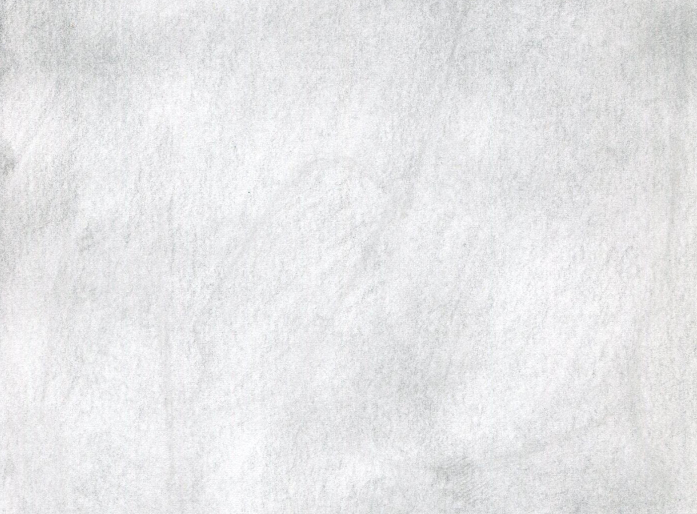
#> input picture asset/pencilsketch_bg.jpg, 1394 x 1028 px (shown at 1/2 size)
$ python -i '🎨Filter_Warna.py'   (imports and definitions only)
#> lines starting #> are read from the running program, lines starting #| are printed output that depends on the picture
import streamlit as st
import cv2
import numpy as np
from scipy.interpolate import UnivariateSpline
from PIL import Image
import io

# Global variable
original_image = None

# Mengatur judul halaman browser
# [15 lines not run here, left out]


# [52 lines left out: functions main, pencil_sketch, not called in this run]


def warming_filter(img_rgb):
    # """Menerapkan filter pemanasan pada citra"""
    incr_ch_lut = create_LUT_8UC1(
        [0, 64, 128, 192, 256], [0, 70, 140, 210, 256])
    decr_ch_lut = create_LUT_8UC1(
        [0, 64, 128, 192, 256], [0, 30,  80, 120, 192])

    c_r, c_g, c_b = cv2.split(img_rgb)
    c_r = cv2.LUT(c_r, incr_ch_lut).astype(np.uint8)
    c_b = cv2.LUT(c_b, decr_ch_lut).astype(np.uint8)
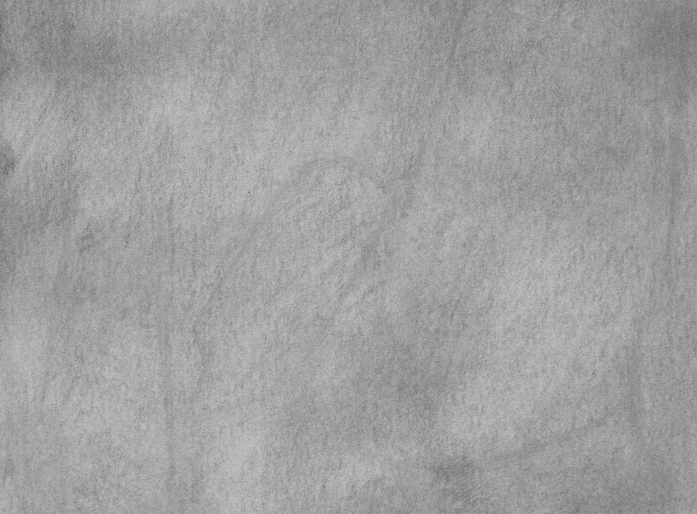
#> c_b: shape (1028, 1394) (shown at 1/2 size); min 81, max 190, mean 159.3
    img_rgb = cv2.merge((c_r, c_g, c_b))
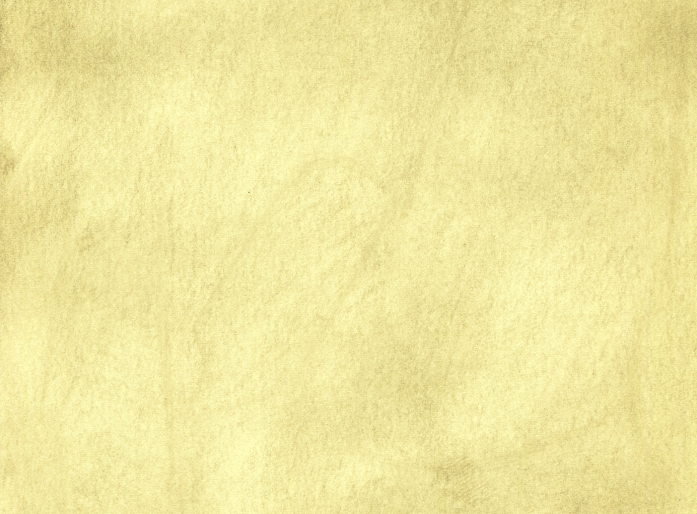
#> img_rgb: shape (1028, 1394, 3) (shown at 1/2 size); mean R, G, B 239.7, 230.5, 159.3

    c_h, c_s, c_v = cv2.split(cv2.cvtColor(img_rgb, cv2.COLOR_RGB2HSV))
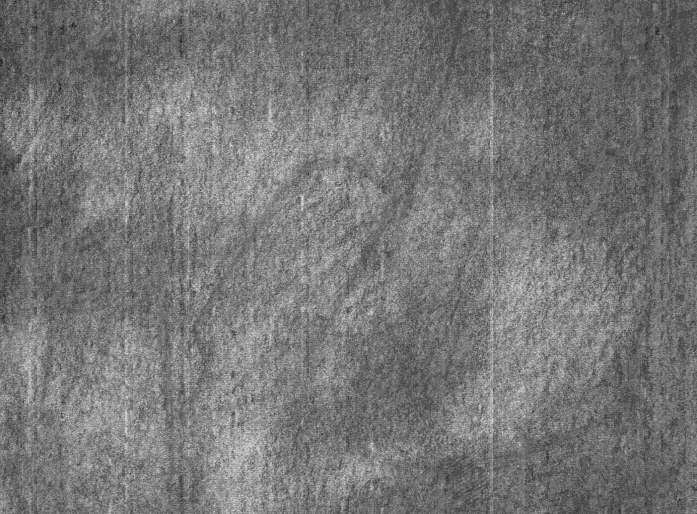
#> c_h: shape (1028, 1394) (shown at 1/2 size); min 22, max 32, mean 26.6; drawn with min black and max white
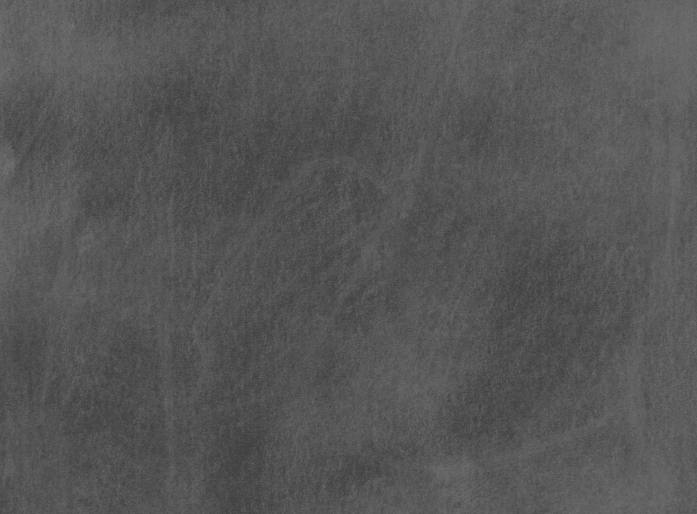
#> c_s: shape (1028, 1394) (shown at 1/2 size); min 61, max 122, mean 85.8
    c_s = cv2.LUT(c_s, incr_ch_lut).astype(np.uint8)

    return cv2.cvtColor(cv2.merge((c_h, c_s, c_v)), cv2.COLOR_HSV2RGB)


# [43 lines left out: functions cooling_filter, cartoonizer, not called in this run]


def grayscale_image(img_rgb):
    return cv2.cvtColor(img_rgb, cv2.COLOR_BGR2GRAY)


def invert_image(img_rgb):
    return cv2.bitwise_not(img_rgb)


# [23 lines left out: function apply_filter, not called in this run]


def create_LUT_8UC1(x, y):
    spl = UnivariateSpline(x, y)
    return spl(range(256))


# [13 lines left out: function save_image, not called in this run]


def display_image_asli(uploaded_image):
    st.image(uploaded_image, caption="Original Image", use_column_width=True)


def display_image_edit():
    st.image(original_image, caption="Processed Image", use_column_width=True)


# [2 lines not run here, left out]

>>> import cv2
>>> picture = cv2.cvtColor(cv2.imread('../asset/pencilsketch_bg.jpg'), cv2.COLOR_BGR2RGB)
>>> result = warming_filter(picture)
